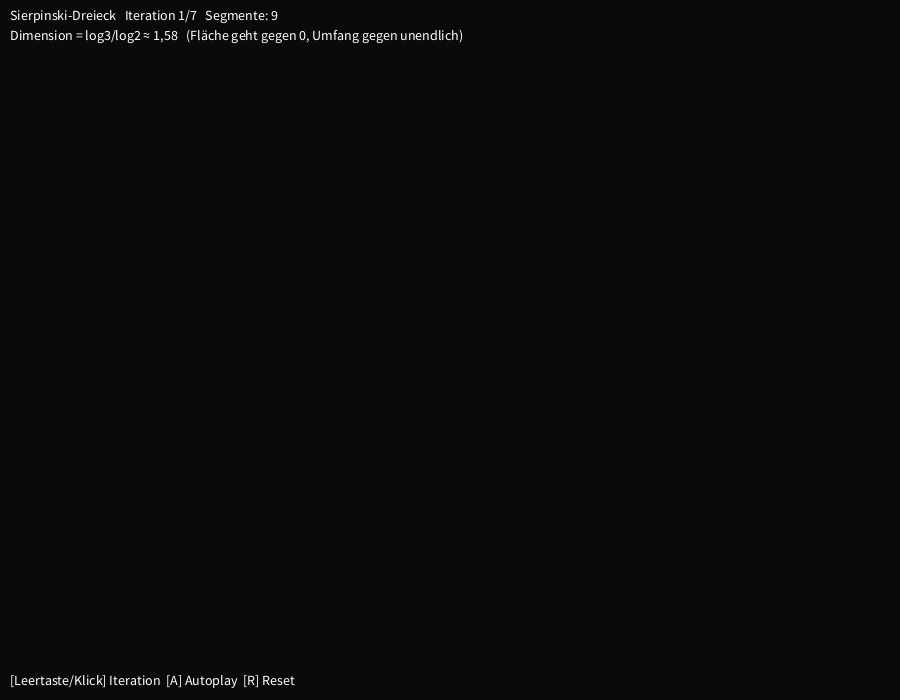
Frame 1 (no input)
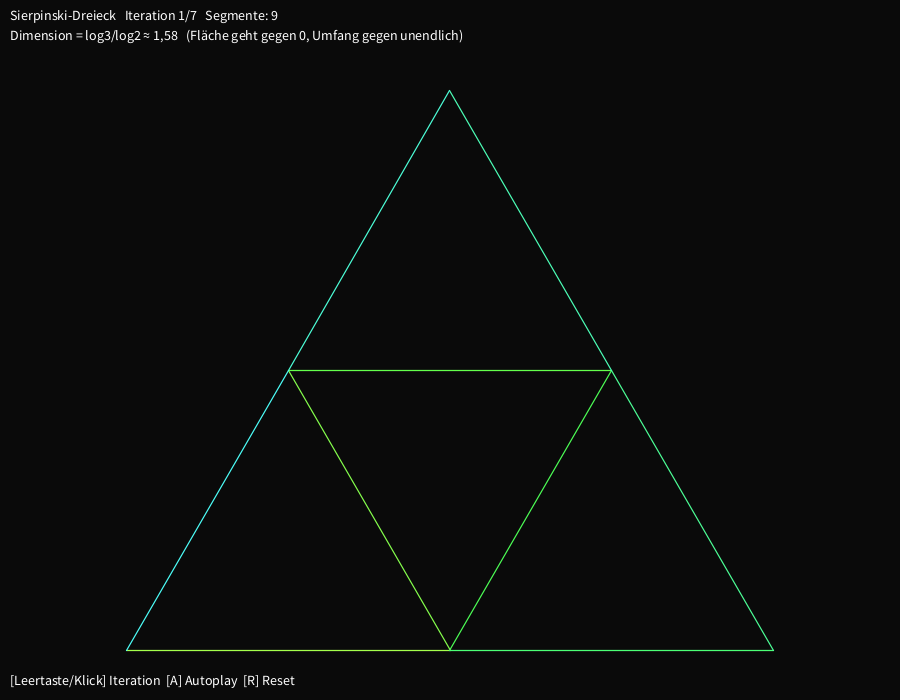
Frame 60 (the mouse pressed at the canvas centre just before this capture)
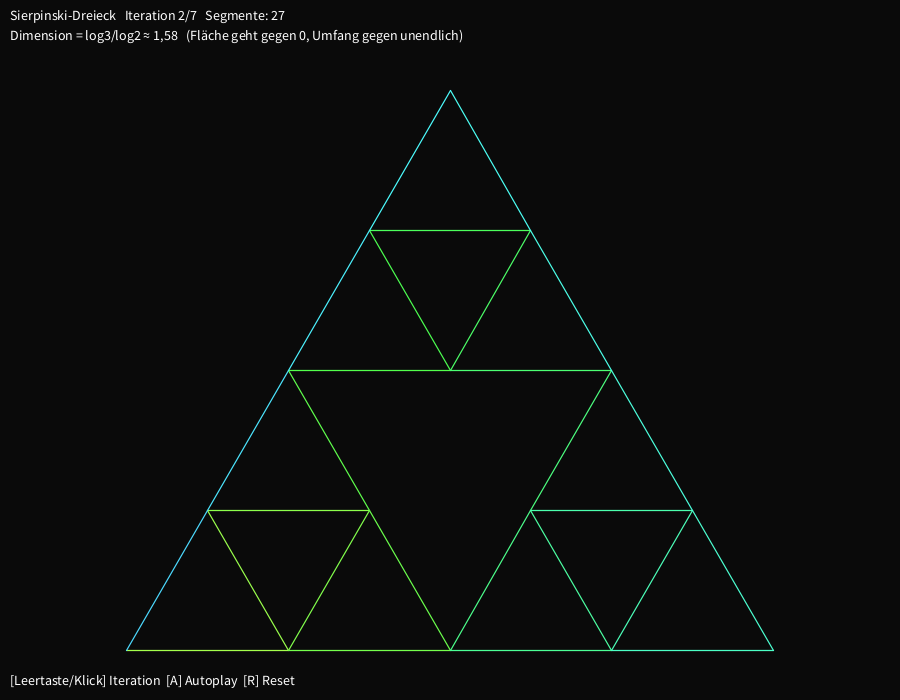
Frame 120 (the mouse held since frame 60 and released just before this capture)

The Processing sketch that drew these frames (run headless with seeded random() and noise(); from frame 60 on, the mouse is pressed at the canvas centre):

// Processing sketch: SierpinskiDreieck
// ── SierpinskiDreieck.pde
// L-System Prototyp 6: SIERPINSKI-DREIECK
// Axiom: F-G-G   Regeln: F -> F-G+F+G-F,  G -> GG   Winkel: 120°
// (F und G bedeuten beide "vorwärts zeichnen")
// Steuerung:
//   LEERTASTE / Mausklick : nächste Iteration
//   A                     : Autoplay an/aus
//   R                     : Reset

String axiom = "F-G-G";
boolean autoplay = false;
int iter = 1;
int maxIter = 7;
float angleDeg = 120;
float growth = 0;
int wait = 0;

String sentence;
ArrayList<PVector> pts;
float minX, maxX, minY, maxY;

void setup() {
  size(900, 700);
  colorMode(HSB, 360, 100, 100);
  build();
}

void build() {
  sentence = generate(iter);
  trace(sentence);
  growth = 0;
  wait = 0;
}

// Zwei Regeln, parallel auf alle Symbole angewendet
String generate(int n) {
  String s = axiom;
  for (int i = 0; i < n; i++) {
    StringBuilder next = new StringBuilder();
    for (int j = 0; j < s.length(); j++) {
      char c = s.charAt(j);
      if (c == 'F') next.append("F-G+F+G-F");
      else if (c == 'G') next.append("GG");
      else next.append(c);
    }
    s = next.toString();
  }
  return s;
}

void trace(String s) {
  pts = new ArrayList<PVector>();
  float x = 0, y = 0, h = 0, a = radians(angleDeg);
  pts.add(new PVector(x, y));
  minX = maxX = minY = maxY = 0;
  for (int i = 0; i < s.length(); i++) {
    char c = s.charAt(i);
    if (c == 'F' || c == 'G') {
      x += cos(h);
      y += sin(h);
      pts.add(new PVector(x, y));
      minX = min(minX, x);
      maxX = max(maxX, x);
      minY = min(minY, y);
      maxY = max(maxY, y);
    } else if (c == '+') {
      h += a;
    } else if (c == '-') {
      h -= a;
    }
  }
}

void draw() {
  background(15);
  growth = min(1, growth + 0.02);

  if (autoplay && growth >= 1) {
    wait++;
    if (wait > 70) {
      iter = (iter < maxIter) ? iter + 1 : 1;
      build();
    }
  }

  float w = max(maxX - minX, 0.0001);
  float h = max(maxY - minY, 0.0001);
  float sc = min((width - 80) / w, (height - 140) / h);
  float ox = width / 2 - sc * (minX + maxX) / 2;
  float oy = height / 2 + 20 - sc * (minY + maxY) / 2;

  int n = int((pts.size() - 1) * growth);
  strokeWeight(1.2);
  for (int i = 0; i < n; i++) {
    PVector p = pts.get(i), q = pts.get(i + 1);
    stroke(map(i, 0, pts.size(), 90, 200), 70, 100);
    line(ox + sc * p.x, oy + sc * p.y, ox + sc * q.x, oy + sc * q.y);
  }

  fill(0, 0, 100);
  textSize(14);
  text("Sierpinski-Dreieck   Iteration " + iter + "/" + maxIter
     + "   Segmente: " + (pts.size() - 1), 10, 20);
  text("Dimension = log3/log2 ≈ 1,58   (Fläche geht gegen 0, Umfang gegen unendlich)", 10, 40);
  text("[Leertaste/Klick] Iteration  [A] Autoplay  [R] Reset", 10, height - 15);
}

void nextIteration() {
  if (iter < maxIter) {
    iter++;
    build();
  }
}

void keyPressed() {
  if (key == ' ') nextIteration();
  if (key == 'a' || key == 'A') autoplay = !autoplay;
  if (key == 'r' || key == 'R') { iter = 1; build(); }
}

void mousePressed() {
  nextIteration();
}
